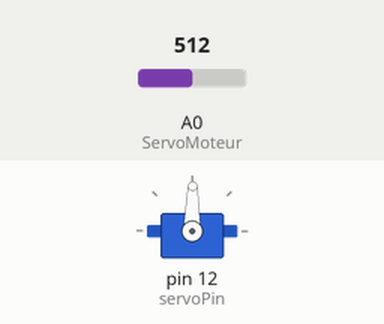
This sketch was run on a simulated Arduino Uno, built with avr-gcc and run on an emulated ATmega328P. On the bench: servo. Inputs (shaded band) come from the test bench; at power-on: A0 (ServoMoteur) = 512. What the sketch prints to the serial monitor is not drawn.

Above: at 1.2 s.
1.3 s: A0 (ServoMoteur) set to 716
At 2.3 s:
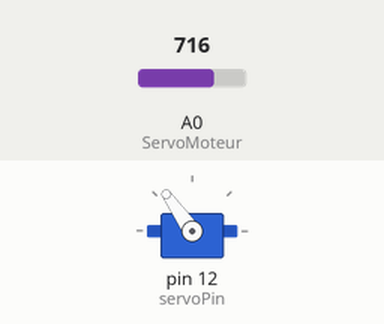
2.8 s: A0 (ServoMoteur) set to 900
At 3.6 s:
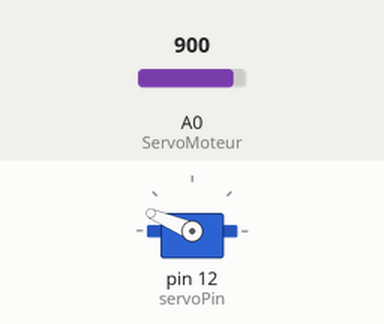
4.3 s: A0 (ServoMoteur) set to 1023
At 4.6 s:
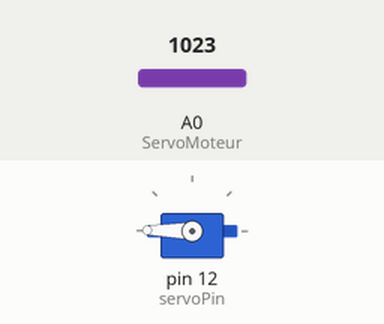
5.8 s: A0 (ServoMoteur) set to 306
At 7.0 s:
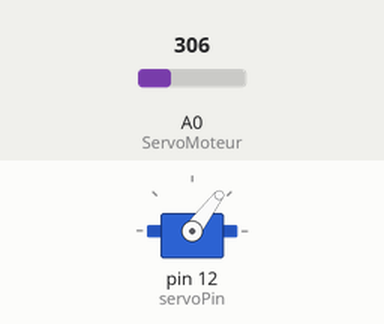
7.3 s: A0 (ServoMoteur) set to 122
At 8.1 s:
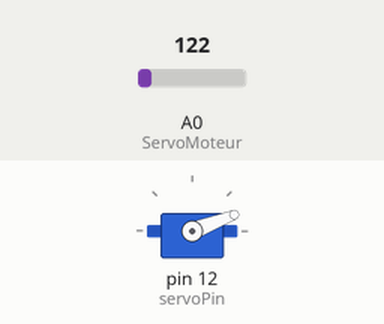
8.8 s: A0 (ServoMoteur) set to 511
At 9.1 s:
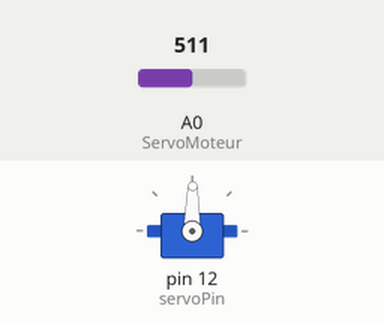
Timing chart, 0 to 11.3 s (numbered marks = the images above; inputs shaded):
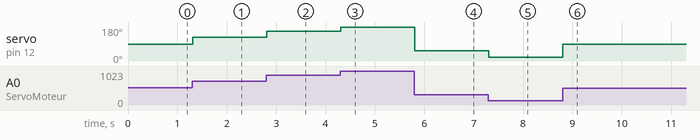

Measured:
- after the input at 1.3 s, servo on pin 12 (servoPin): 89° → 125° at once
- after the input at 2.8 s, servo on pin 12 (servoPin): 125° → 157° at once
- after the input at 4.3 s, servo on pin 12 (servoPin): 157° → 179° at once
- after the input at 5.8 s, servo on pin 12 (servoPin): 179° → 53° at once
- after the input at 7.3 s, servo on pin 12 (servoPin): 53° → 21° at once
- after the input at 8.8 s, servo on pin 12 (servoPin): 21° → 89° at once

The sketch:

Servo_moteur_test_potentiometre.ino
```cpp
#include <Servo.h>
int servoPin = 12;
Servo Servo1;

const int ServoMoteur = A0;

void setup()
{
  Servo1.attach(servoPin);
  pinMode(ServoMoteur, INPUT);
  Serial.begin(9600);
}

void loop()
{
  int angle;
  int valeur;
  valeur = analogRead(ServoMoteur);
  angle = map(valeur, 0, 1023, 0, 179);
  Serial.println(angle);
  Servo1.write(angle);
}
```
